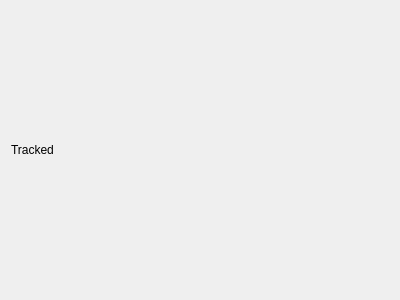
<?xml version="1.0" encoding="UTF-8"?>
<ui version="4.0">
 <class>TrackedLocusWidget</class>
 <widget class="QWidget" name="TrackedLocusWidget">
  <property name="geometry">
   <rect>
    <x>0</x>
    <y>0</y>
    <width>400</width>
    <height>300</height>
   </rect>
  </property>
  <property name="windowTitle">
   <string>Form</string>
  </property>
  <layout class="QGridLayout" name="gridLayout">
   <item row="0" column="0">
    <widget class="QLabel" name="label">
     <property name="text">
      <string>Tracked</string>
     </property>
    </widget>
   </item>
  </layout>
 </widget>
 <resources/>
 <connections/>
</ui>
